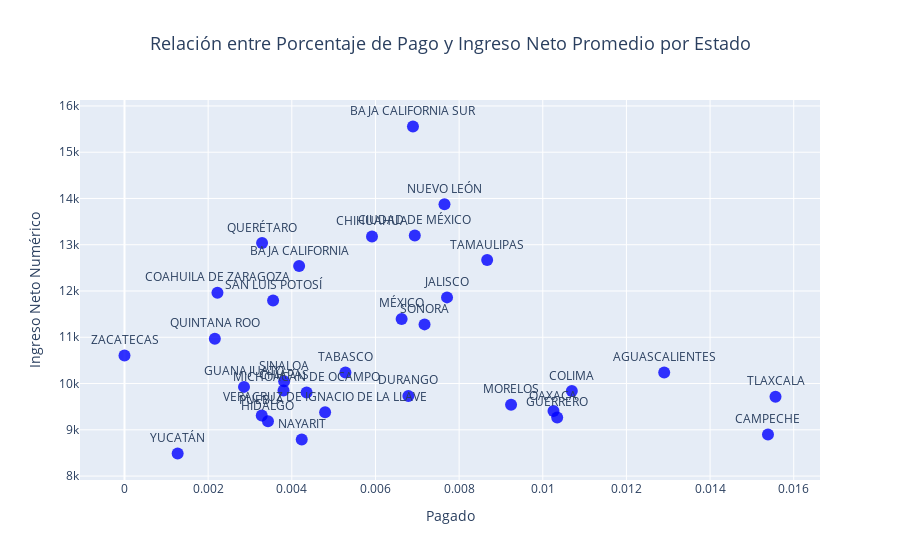

Notebook source saved alongside this figure:
### Code cell
import plotly.express as px
import plotly.io as pio

fig = px.scatter(
    tabla_combinada,
    x='Pagado',
    y='Ingreso Neto Numérico',
    text='Ciudad MX',  # Mostrar los nombres de los estados en el gráfico
    title='Relación entre Porcentaje de Pago y Ingreso Neto Promedio por Estado',
    labels={'Porcentaje Pago Promedio': 'Porcentaje de Pago (%)',
            'Ingreso Neto Promedio': 'Ingreso Neto Promedio (MXN)'},
    template='plotly'
)

# Personalizar diseño
fig.update_traces(marker=dict(size=12, color='blue', opacity=0.8), textposition='top center')
fig.update_layout(title_font_size=18, title_x=0.5)

### Figure 1 — Plotly figure (JSON) as saved in the notebook; plotly's stock layout.template omitted (floating-point values rounded to 4 significant figures)
{"data": [{"hovertemplate": "Pagado=%{x}<br>Ingreso Neto Numérico=%{y}<br>Ciudad MX=%{text}<extra></extra>", "legendgroup": "", "marker": {"color": "blue", "opacity": 0.8, "size": 12, "symbol": "circle"}, "mode": "markers+text", "name": "", "orientation": "v", "showlegend": false, "text": ["BAJA CALIFORNIA SUR", "NUEVO LEÓN", "CIUDAD DE MÉXICO", "CHIHUAHUA", "QUERÉTARO", "TAMAULIPAS", "BAJA CALIFORNIA", "COAHUILA DE ZARAGOZA", "JALISCO", "SAN LUIS POTOSÍ", "MÉXICO", "SONORA", "QUINTANA ROO", "ZACATECAS", "AGUASCALIENTES", "TABASCO", "SINALOA", "GUANAJUATO", "CHIAPAS", "COLIMA", "MICHOACÁN DE OCAMPO", "DURANGO", "TLAXCALA", "MORELOS", "OAXACA", "VERACRUZ DE IGNACIO DE LA LLAVE", "PUEBLA", "GUERRERO", "HIDALGO", "CAMPECHE", "NAYARIT", "YUCATÁN"], "textposition": "top center", "type": "scatter", "x": [0.006897, 0.00765, 0.006941, 0.005917, 0.003289, 0.008671, 0.004175, 0.002222, 0.007711, 0.003552, 0.006625, 0.007174, 0.00216, 0, 0.0129, 0.005282, 0.003817, 0.002857, 0.003802, 0.0107, 0.004354, 0.006787, 0.01556, 0.009242, 0.01026, 0.004796, 0.003281, 0.01034, 0.003431, 0.01538, 0.004237, 0.001271], "xaxis": "x", "y": [15560.0, 13870.0, 13200.0, 13180.0, 13040.0, 12670.0, 12540.0, 11960.0, 11860.0, 11790.0, 11400.0, 11280.0, 10970.0, 10610.0, 10240.0, 10240.0, 10050.0, 9927.0, 9851.0, 9838.0, 9804.0, 9732.0, 9712.0, 9540.0, 9406.0, 9380.0, 9307.0, 9267.0, 9186.0, 8898.0, 8789.0, 8488.0], "yaxis": "y"}], "layout": {"legend": {"tracegroupgap": 0}, "title": {"font": {"size": 18}, "text": "Relación entre Porcentaje de Pago y Ingreso Neto Promedio por Estado", "x": 0.5}, "xaxis": {"anchor": "y", "domain": [0, 1], "title": {"text": "Pagado"}}, "yaxis": {"anchor": "x", "domain": [0, 1], "title": {"text": "Ingreso Neto Numérico"}}}}
